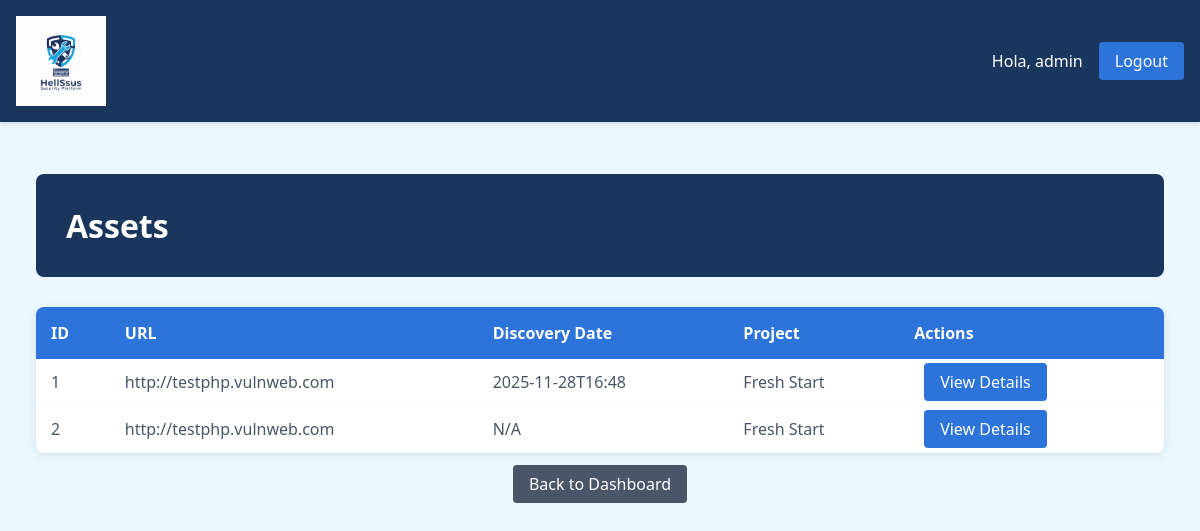
The page /assets (signed in) on the database as committed earlier.
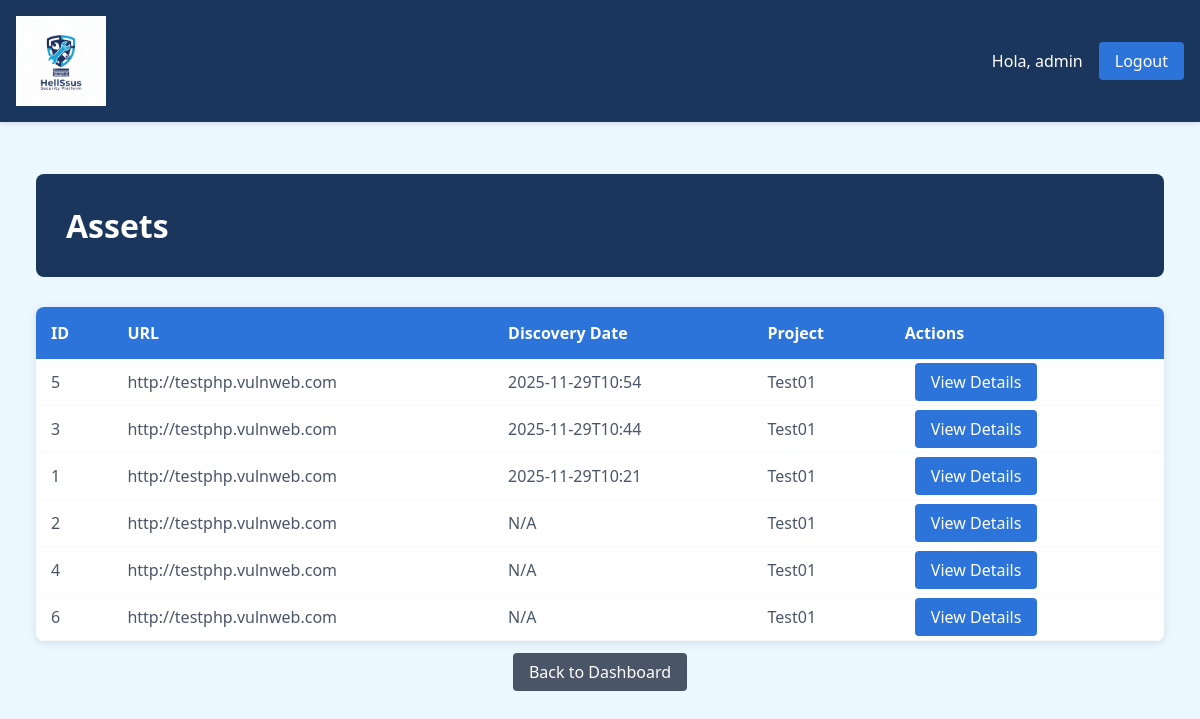
The same page on the database as committed later.
### tables this page shows
CREATE TABLE assets (
            id INTEGER PRIMARY KEY AUTOINCREMENT,
            url TEXT NOT NULL,
            technologies TEXT,
            open_ports TEXT,
            project_id INTEGER,
            discovery_date TEXT,
            FOREIGN KEY (project_id) REFERENCES projects (id)
        );

CREATE TABLE projects (
            id INTEGER PRIMARY KEY AUTOINCREMENT,
            name TEXT NOT NULL,
            created_date TEXT,
            description TEXT
        );

### dashboard/app.py (the view)
@app.route('/assets')
@login_required
def assets():
    project_id = request.args.get('project', type=int)
    conn = get_db_connection()
    if project_id:
        assets = conn.execute('''
            SELECT a.id, a.url, a.discovery_date, p.name as project_name
            FROM assets a
            LEFT JOIN projects p ON a.project_id = p.id
            WHERE a.project_id = ?
            ORDER BY a.discovery_date DESC
        ''', (project_id,)).fetchall()
    else:
        assets = conn.execute('''
            SELECT a.id, a.url, a.discovery_date, p.name as project_name
            FROM assets a
            LEFT JOIN projects p ON a.project_id = p.id
            ORDER BY a.discovery_date DESC
        ''').fetchall()
    conn.close()
    project_name = None
    if project_id:
        conn = get_db_connection()
        project = conn.execute('SELECT name FROM projects WHERE id = ?', (project_id,)).fetchone()
        conn.close()
        project_name = project['name'] if project else f"Project {project_id}"
    return render_template('assets.html', assets=assets, project_name=project_name, project_id=project_id)

### dashboard/app.py (called while the page is built)
def get_db_connection():
    conn = sqlite3.connect(DATABASE_PATH)
    conn.row_factory = sqlite3.Row
    return conn

def login_required(f):
    @wraps(f)
    def decorated_function(*args, **kwargs):
        if 'user_id' not in session:
            return redirect(url_for('login'))
        return f(*args, **kwargs)
    return decorated_function

### dashboard/templates/assets.html (shortened to what this page needs)
{% extends "base.html" %}
{% block content %}
<div class="container">
    <div class="header-section">
        <h1>Assets</h1>
    </div>
    <div class="table-container">
        <table class="data-table">
            <thead>
                <tr>
                    <th>ID</th>
                    <th>URL</th>
                    <th>Discovery Date</th>
                    <th>Project</th>
                    <th>Actions</th>
                </tr>
            </thead>
            <tbody>
                {% for asset in assets %}
                <tr>
                    <td>{{ asset.id }}</td>
                    <td class="url-cell">{{ asset.url }}</td>
                    <td>{{ asset.discovery_date[:16] if asset.discovery_date else 'N/A' }}</td>
                    <td>{{ asset.project_name if asset.project_name else 'N/A' }}</td>
                    <td>
                        <a href="{{ url_for('asset_detail', asset_id=asset.id) }}" class="btn btn-primary">View Details</a>
                    </td>
                </tr>
                {% else %}
                <tr>
                    <td colspan="5" class="no-data">No assets found</td>
                </tr>
                {% endfor %}
            </tbody>
        </table>
    </div>
    <div class="actions" style="margin-top: 20px;">
        <a href="{{ url_for('index') }}" class="btn btn-secondary">Back to Dashboard</a>
    </div>
</div>
{% endblock %}

### dashboard/templates/base.html (shortened to what this page needs)
<!DOCTYPE html>
<html>
<head>
    <link rel="stylesheet" href="{{ url_for('static', filename='css/style.css') }}">
</head>
<body>
    <nav class="navbar">
        <div class="nav-container">
            <img src="{{ url_for('static', filename='img/logo.png') }}" alt="HellSsus" class="logo">
            <div class="nav-links">
                {% if session.user_id %}
                <span class="username">Hola, {{ session.username }}</span>
                <a href="/logout" class="btn-logout">Logout</a>
                {% else %}
                <a href="/login" class="btn-login">Login</a>
                {% endif %}
            </div>
        </div>
    </nav>
    <div class="content">
        {% block content %}{% endblock %}
    </div>
</body>
</html>

### dashboard/static/css/style.css (style rules this page uses)
:root { --azul-oscuro: #1a365d; --azul-medio: #2d74da; --azul-claro: #ebf8ff; --blanco: #ffffff; --gris-claro: #f7fafc; --gris-texto: #4a5568; --rojo-error: #e53e3e; }
* { margin: 0; padding: 0; box-sizing: border-box; }
body { font-family: 'Segoe UI', Tahoma, Geneva, Verdana, sans-serif; background: var(--azul-claro); color: var(--gris-texto); }
.navbar { background: var(--azul-oscuro); padding: 1rem 0; box-shadow: 0 2px 4px rgba(0,0,0,0.1); }
.nav-container { max-width: 1200px; margin: 0 auto; display: flex; justify-content: space-between; align-items: center; padding: 0 1rem; }
.logo { height: 90px; }
.nav-links { display: flex; align-items: center; gap: 1rem; }
.username { color: var(--blanco); }
.btn-login, .btn-logout { background: var(--azul-medio); color: white; padding: 0.5rem 1rem; border-radius: 4px; text-decoration: none; transition: background 0.3s; }
.content { max-width: 1200px; margin: 0 auto; padding: 2rem 1rem; }
.container { max-width: 1200px; margin: 0 auto; }
.btn { background: var(--azul-oscuro); color: var(--blanco); padding: 10px 20px; text-decoration: none; border-radius: 5px; margin: 0 10px; font-weight: bold; }

### dashboard/templates/assets.html (style rules this page uses)
.container { max-width: 1200px; margin: 0 auto; padding: 20px; }
.header-section { background: var(--azul-oscuro); color: var(--blanco); padding: 30px; border-radius: 8px; margin-bottom: 30px; }
.header-section h1 { margin: 0; font-size: 2rem; }
.table-container { background: var(--blanco); border-radius: 8px; overflow: hidden; box-shadow: 0 2px 10px rgba(0,0,0,0.1); }
.data-table { width: 100%; border-collapse: collapse; }
.data-table th { background: var(--azul-medio); color: white; padding: 15px; text-align: left; font-weight: 600; }
.data-table td { padding: 12px 15px; border-bottom: 1px solid var(--gris-claro); }
.url-cell { max-width: 300px; overflow: hidden; text-overflow: ellipsis; white-space: nowrap; }
.btn { padding: 8px 16px; border: none; border-radius: 4px; text-decoration: none; font-weight: 500; cursor: pointer; transition: all 0.2s; }
.btn-primary { background: var(--azul-medio); color: white; }
.btn-secondary { background: var(--gris-texto); color: white; }
.actions { text-align: center; margin-top: 20px; }

Rows that differ between the two databases and show on the page:
added assets: id "5", url "http://testphp.vulnweb.com", discovery_date "2025-11-29T10:54", name "Test01"
added assets: id "3", url "http://testphp.vulnweb.com", discovery_date "2025-11-29T10:44", name "Test01"
changed assets id 1: discovery_date "2025-11-28T16:48" → "2025-11-29T10:21"; name "Fresh Start" → "Test01"
changed through a linked row, assets id 2: name "Fresh Start" → "Test01"
added assets: id "4", url "http://testphp.vulnweb.com", discovery_date "N/A", name "Test01"
added assets: id "6", url "http://testphp.vulnweb.com", discovery_date "N/A", name "Test01"
